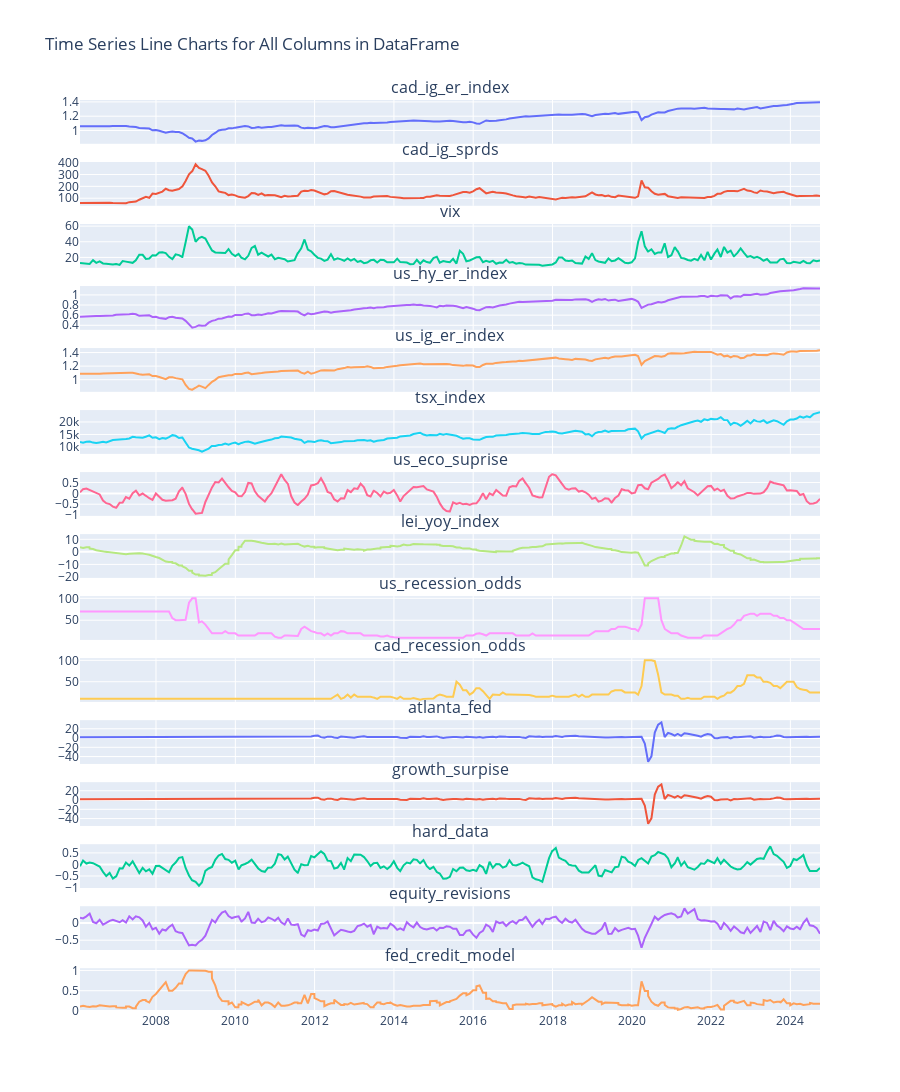

The notebook cell saved with this chart:
### Code cell
import plotly.graph_objects as go
from plotly.subplots import make_subplots
import pandas as pd

# Assuming 'data' is your DataFrame containing time series data
# Example of what 'data' might look like (replace with your actual DataFrame)
# data = pd.DataFrame({...})  # Your actual data

# Create subplots
fig = make_subplots(rows=len(data.columns), cols=1, shared_xaxes=True, 
                    vertical_spacing=0.02, subplot_titles=data.columns)

# Add a line chart for each column
for i, col in enumerate(data.columns):
    fig.add_trace(
        go.Scatter(x=data.index, y=data[col], mode='lines', name=col),
        row=i+1, col=1
    )

# Update layout to improve appearance
fig.update_layout(height=300 * len(data.columns), width=900, 
                  title_text="Time Series Line Charts for All Columns in DataFrame",
                  showlegend=False)

# Show the figure
fig.show()

### Figure 1 — Plotly figure (JSON) as saved in the notebook; plotly's stock layout.template omitted (floating-point values rounded to 4 significant figures; data arrays with more than 128 entries replaced by an {"elided": "..."} marker saying what was removed)
{"data": [{"mode": "lines", "name": "cad_ig_er_index", "type": "scatter", "x": {"elided": "289 str values"}, "xaxis": "x", "y": {"elided": "289 float values"}, "yaxis": "y"}, {"mode": "lines", "name": "cad_ig_sprds", "type": "scatter", "x": {"elided": "289 str values"}, "xaxis": "x2", "y": {"elided": "289 float values"}, "yaxis": "y2"}, {"mode": "lines", "name": "vix", "type": "scatter", "x": {"elided": "289 str values"}, "xaxis": "x3", "y": {"elided": "289 float values"}, "yaxis": "y3"}, {"mode": "lines", "name": "us_hy_er_index", "type": "scatter", "x": {"elided": "289 str values"}, "xaxis": "x4", "y": {"elided": "289 float values"}, "yaxis": "y4"}, {"mode": "lines", "name": "us_ig_er_index", "type": "scatter", "x": {"elided": "289 str values"}, "xaxis": "x5", "y": {"elided": "289 float values"}, "yaxis": "y5"}, {"mode": "lines", "name": "tsx_index", "type": "scatter", "x": {"elided": "289 str values"}, "xaxis": "x6", "y": {"elided": "289 float values"}, "yaxis": "y6"}, {"mode": "lines", "name": "us_eco_suprise", "type": "scatter", "x": {"elided": "289 str values"}, "xaxis": "x7", "y": {"elided": "289 float values"}, "yaxis": "y7"}, {"mode": "lines", "name": "lei_yoy_index", "type": "scatter", "x": {"elided": "289 str values"}, "xaxis": "x8", "y": {"elided": "289 float values"}, "yaxis": "y8"}, {"mode": "lines", "name": "us_recession_odds", "type": "scatter", "x": {"elided": "289 str values"}, "xaxis": "x9", "y": {"elided": "289 float values"}, "yaxis": "y9"}, {"mode": "lines", "name": "cad_recession_odds", "type": "scatter", "x": {"elided": "289 str values"}, "xaxis": "x10", "y": {"elided": "289 float values"}, "yaxis": "y10"}, {"mode": "lines", "name": "atlanta_fed", "type": "scatter", "x": {"elided": "289 str values"}, "xaxis": "x11", "y": {"elided": "289 float values"}, "yaxis": "y11"}, {"mode": "lines", "name": "growth_surpise", "type": "scatter", "x": {"elided": "289 str values"}, "xaxis": "x12", "y": {"elided": "289 float values"}, "yaxis": "y12"}, {"mode": "lines", "name": "hard_data", "type": "scatter", "x": {"elided": "289 str values"}, "xaxis": "x13", "y": {"elided": "289 float values"}, "yaxis": "y13"}, {"mode": "lines", "name": "equity_revisions", "type": "scatter", "x": {"elided": "289 str values"}, "xaxis": "x14", "y": {"elided": "289 float values"}, "yaxis": "y14"}, {"mode": "lines", "name": "fed_credit_model", "type": "scatter", "x": {"elided": "289 str values"}, "xaxis": "x15", "y": {"elided": "289 float values"}, "yaxis": "y15"}], "layout": {"annotations": [{"font": {"size": 16}, "showarrow": false, "text": "cad_ig_er_index", "x": 0.5, "xanchor": "center", "xref": "paper", "y": 1, "yanchor": "bottom", "yref": "paper"}, {"font": {"size": 16}, "showarrow": false, "text": "cad_ig_sprds", "x": 0.5, "xanchor": "center", "xref": "paper", "y": 0.932, "yanchor": "bottom", "yref": "paper"}, {"font": {"size": 16}, "showarrow": false, "text": "vix", "x": 0.5, "xanchor": "center", "xref": "paper", "y": 0.864, "yanchor": "bottom", "yref": "paper"}, {"font": {"size": 16}, "showarrow": false, "text": "us_hy_er_index", "x": 0.5, "xanchor": "center", "xref": "paper", "y": 0.796, "yanchor": "bottom", "yref": "paper"}, {"font": {"size": 16}, "showarrow": false, "text": "us_ig_er_index", "x": 0.5, "xanchor": "center", "xref": "paper", "y": 0.728, "yanchor": "bottom", "yref": "paper"}, {"font": {"size": 16}, "showarrow": false, "text": "tsx_index", "x": 0.5, "xanchor": "center", "xref": "paper", "y": 0.66, "yanchor": "bottom", "yref": "paper"}, {"font": {"size": 16}, "showarrow": false, "text": "us_eco_suprise", "x": 0.5, "xanchor": "center", "xref": "paper", "y": 0.592, "yanchor": "bottom", "yref": "paper"}, {"font": {"size": 16}, "showarrow": false, "text": "lei_yoy_index", "x": 0.5, "xanchor": "center", "xref": "paper", "y": 0.524, "yanchor": "bottom", "yref": "paper"}, {"font": {"size": 16}, "showarrow": false, "text": "us_recession_odds", "x": 0.5, "xanchor": "center", "xref": "paper", "y": 0.456, "yanchor": "bottom", "yref": "paper"}, {"font": {"size": 16}, "showarrow": false, "text": "cad_recession_odds", "x": 0.5, "xanchor": "center", "xref": "paper", "y": 0.388, "yanchor": "bottom", "yref": "paper"}, {"font": {"size": 16}, "showarrow": false, "text": "atlanta_fed", "x": 0.5, "xanchor": "center", "xref": "paper", "y": 0.32, "yanchor": "bottom", "yref": "paper"}, {"font": {"size": 16}, "showarrow": false, "text": "growth_surpise", "x": 0.5, "xanchor": "center", "xref": "paper", "y": 0.252, "yanchor": "bottom", "yref": "paper"}, {"font": {"size": 16}, "showarrow": false, "text": "hard_data", "x": 0.5, "xanchor": "center", "xref": "paper", "y": 0.184, "yanchor": "bottom", "yref": "paper"}, {"font": {"size": 16}, "showarrow": false, "text": "equity_revisions", "x": 0.5, "xanchor": "center", "xref": "paper", "y": 0.116, "yanchor": "bottom", "yref": "paper"}, {"font": {"size": 16}, "showarrow": false, "text": "fed_credit_model", "x": 0.5, "xanchor": "center", "xref": "paper", "y": 0.048, "yanchor": "bottom", "yref": "paper"}], "height": 4500, "showlegend": false, "title": {"text": "Time Series Line Charts for All Columns in DataFrame"}, "width": 900, "xaxis": {"anchor": "y", "domain": [0, 1], "matches": "x15", "showticklabels": false}, "xaxis10": {"anchor": "y10", "domain": [0, 1], "matches": "x15", "showticklabels": false}, "xaxis11": {"anchor": "y11", "domain": [0, 1], "matches": "x15", "showticklabels": false}, "xaxis12": {"anchor": "y12", "domain": [0, 1], "matches": "x15", "showticklabels": false}, "xaxis13": {"anchor": "y13", "domain": [0, 1], "matches": "x15", "showticklabels": false}, "xaxis14": {"anchor": "y14", "domain": [0, 1], "matches": "x15", "showticklabels": false}, "xaxis15": {"anchor": "y15", "domain": [0, 1]}, "xaxis2": {"anchor": "y2", "domain": [0, 1], "matches": "x15", "showticklabels": false}, "xaxis3": {"anchor": "y3", "domain": [0, 1], "matches": "x15", "showticklabels": false}, "xaxis4": {"anchor": "y4", "domain": [0, 1], "matches": "x15", "showticklabels": false}, "xaxis5": {"anchor": "y5", "domain": [0, 1], "matches": "x15", "showticklabels": false}, "xaxis6": {"anchor": "y6", "domain": [0, 1], "matches": "x15", "showticklabels": false}, "xaxis7": {"anchor": "y7", "domain": [0, 1], "matches": "x15", "showticklabels": false}, "xaxis8": {"anchor": "y8", "domain": [0, 1], "matches": "x15", "showticklabels": false}, "xaxis9": {"anchor": "y9", "domain": [0, 1], "matches": "x15", "showticklabels": false}, "yaxis": {"anchor": "x", "domain": [0.952, 1]}, "yaxis10": {"anchor": "x10", "domain": [0.34, 0.388]}, "yaxis11": {"anchor": "x11", "domain": [0.272, 0.32]}, "yaxis12": {"anchor": "x12", "domain": [0.204, 0.252]}, "yaxis13": {"anchor": "x13", "domain": [0.136, 0.184]}, "yaxis14": {"anchor": "x14", "domain": [0.068, 0.116]}, "yaxis15": {"anchor": "x15", "domain": [0, 0.048]}, "yaxis2": {"anchor": "x2", "domain": [0.884, 0.932]}, "yaxis3": {"anchor": "x3", "domain": [0.816, 0.864]}, "yaxis4": {"anchor": "x4", "domain": [0.748, 0.796]}, "yaxis5": {"anchor": "x5", "domain": [0.68, 0.728]}, "yaxis6": {"anchor": "x6", "domain": [0.612, 0.66]}, "yaxis7": {"anchor": "x7", "domain": [0.544, 0.592]}, "yaxis8": {"anchor": "x8", "domain": [0.476, 0.524]}, "yaxis9": {"anchor": "x9", "domain": [0.408, 0.456]}}}
